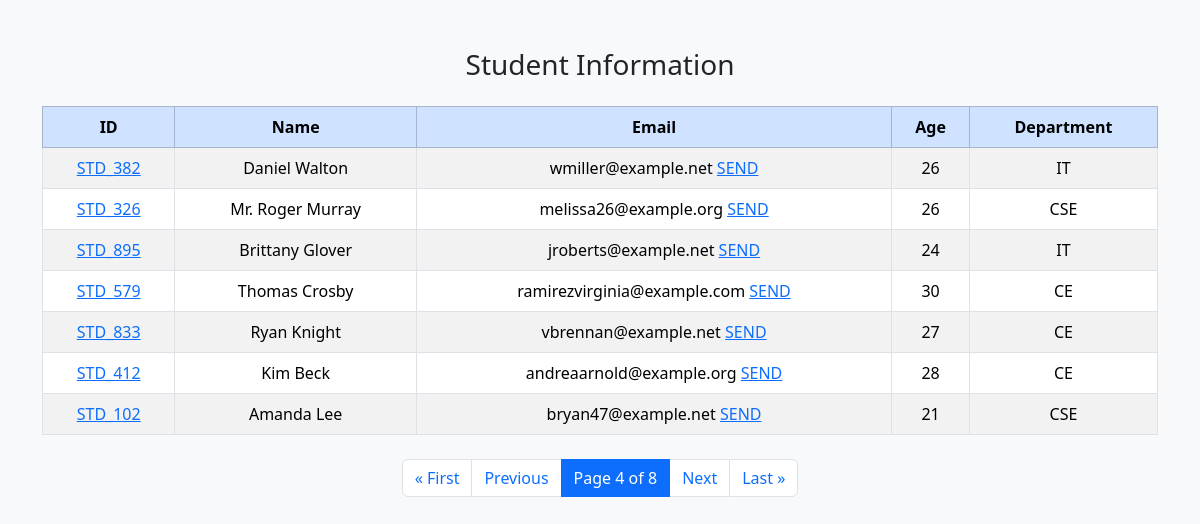
/?page=4, run on the app's committed database.
### myapp/models.py (models this page shows)
class Student(models.Model):
    dept = models.ForeignKey(Dept,on_delete=models.CASCADE)
    student_id = models.OneToOneField(StudentId,on_delete=models.CASCADE)
    name  = models.CharField(max_length=20)
    email = models.CharField(max_length=50)
    age = models.IntegerField()

class StudentId(models.Model):
    st_id = models.CharField(max_length=10)

class Dept(models.Model):
    name = models.CharField(max_length=20)

### myapp/views.py (the view)
# urls.py: path("",index,name="index"),
def index(request):
    students = Student.objects.all()
    paginator = Paginator(students, 7)
    page_number = request.GET.get("page")
    page_obj = paginator.get_page(page_number)
    return render(request,"index.html",{"students":page_obj})

### myapp/templates/index.html (shortened to what this page needs)
<!DOCTYPE html>
<html lang="en">
<head>
    <link href="https://cdn.jsdelivr.net/npm/bootstrap@5.3.3/dist/css/bootstrap.min.css" rel="stylesheet">
</head>
<body class="bg-light">
    <div class="container mt-5">
        <h3 class="text-center mb-4">Student Information</h3>
        <div class="table-responsive">
            <table class="table table-bordered table-striped table-hover text-center">
                <thead class="table-primary">
                    <tr>
                        <th>ID</th>
                        <th>Name</th>
                        <th>Email</th>
                        <th>Age</th>
                        <th>Department</th>
                    </tr>
                </thead>
                <tbody>
                    {%for student in students%}
                    <tr>
                        <td>
                            <a href="{%url 'reportcard'%}?stid={{student.id}}&action=card">
                                {{student.student_id.st_id}}
                            </a>
                        </td>
                        <td>{{student.name}}</td>
                        <td>{{student.email}} <a href="{%url 'reportcard'%}?stid={{student.id}}&action=send">
                                SEND
                            </a></a></td>
                        <td>{{student.age}}</td>
                        <td>{{student.dept.name}}</td>
                    </tr>
                    {%endfor%}
                </tbody>
            </table>
            <div class="d-flex justify-content-center mt-4">
                <nav>
                    <ul class="pagination">
                        {% if students.has_previous %}
                        <li class="page-item">
                            <a class="page-link" href="?page=1">« First</a>
                        </li>
                        <li class="page-item">
                            <a class="page-link" href="?page={{ students.previous_page_number }}">Previous</a>
                        </li>
                        {% endif %}
                        <li class="page-item active">
                            <a class="page-link">
                                Page {{ students.number }} of {{ students.paginator.num_pages }}
                            </a>
                        </li>
                        {% if students.has_next %}
                        <li class="page-item">
                            <a class="page-link" href="?page={{ students.next_page_number }}">Next</a>
                        </li>
                        <li class="page-item">
                            <a class="page-link" href="?page={{ students.paginator.num_pages }}">Last »</a>
                        </li>
                        {% endif %}
                    </ul>
                </nav>
            </div>
        </div>
    </div>
</body>
</html>

### data on the page
Student: student_id.st_id "STD_382", name "Daniel Walton", email "wmiller@example.net", age "26", dept.name "IT"
Student: student_id.st_id "STD_326", name "Mr. Roger Murray", email "melissa26@example.org", age "26", dept.name "CSE"
Student: student_id.st_id "STD_895", name "Brittany Glover", email "jroberts@example.net", age "24", dept.name "IT"
Student: student_id.st_id "STD_579", name "Thomas Crosby", email "ramirezvirginia@example.com", age "30", dept.name "CE"
Student: student_id.st_id "STD_833", name "Ryan Knight", email "vbrennan@example.net", age "27", dept.name "CE"
Student: student_id.st_id "STD_412", name "Kim Beck", email "andreaarnold@example.org", age "28", dept.name "CE"
Student: student_id.st_id "STD_102", name "Amanda Lee", email "bryan47@example.net", age "21", dept.name "CSE"

### other printed values
{{ students.number }} "4"
{{ students.paginator.num_pages }} "8"
